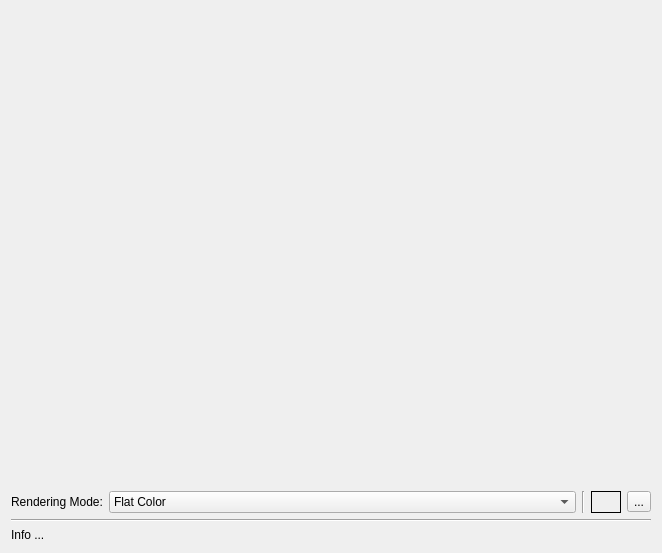
<?xml version="1.0" encoding="UTF-8"?>
<ui version="4.0">
 <class>GLModelViewer</class>
 <widget class="QWidget" name="GLModelViewer">
  <property name="geometry">
   <rect>
    <x>0</x>
    <y>0</y>
    <width>662</width>
    <height>553</height>
   </rect>
  </property>
  <property name="minimumSize">
   <size>
    <width>662</width>
    <height>553</height>
   </size>
  </property>
  <property name="windowTitle">
   <string>Model Viewer</string>
  </property>
  <layout class="QVBoxLayout" name="verticalLayout">
   <item>
    <widget class="QtModelViewerWidget" name="modelViewer" native="true">
     <property name="sizePolicy">
      <sizepolicy hsizetype="Expanding" vsizetype="Expanding">
       <horstretch>0</horstretch>
       <verstretch>0</verstretch>
      </sizepolicy>
     </property>
    </widget>
   </item>
   <item>
    <layout class="QHBoxLayout" name="horizontalLayout_2">
     <property name="spacing">
      <number>-1</number>
     </property>
     <property name="topMargin">
      <number>0</number>
     </property>
     <item>
      <widget class="QLabel" name="label">
       <property name="text">
        <string>Rendering Mode:</string>
       </property>
      </widget>
     </item>
     <item>
      <widget class="QComboBox" name="renderModeComboBox">
       <property name="sizePolicy">
        <sizepolicy hsizetype="Expanding" vsizetype="Fixed">
         <horstretch>0</horstretch>
         <verstretch>0</verstretch>
        </sizepolicy>
       </property>
       <item>
        <property name="text">
         <string>Flat Color</string>
        </property>
       </item>
       <item>
        <property name="text">
         <string>Per-Vertex Color</string>
        </property>
       </item>
       <item>
        <property name="text">
         <string>Texture Color</string>
        </property>
       </item>
       <item>
        <property name="text">
         <string>Shaded: Flat Color</string>
        </property>
       </item>
       <item>
        <property name="text">
         <string>Shaded: Per-Vertex Color</string>
        </property>
       </item>
       <item>
        <property name="text">
         <string>Shaded: Texture Color</string>
        </property>
       </item>
       <item>
        <property name="text">
         <string>Analyze: Vertex as Color</string>
        </property>
       </item>
       <item>
        <property name="text">
         <string>Analyze: Normals as Color</string>
        </property>
       </item>
       <item>
        <property name="text">
         <string>Analyze: Texture Coords as Color</string>
        </property>
       </item>
       <item>
        <property name="text">
         <string>Analyze: Alternate Texture Coords as Color</string>
        </property>
       </item>
      </widget>
     </item>
     <item>
      <widget class="Line" name="line_2">
       <property name="orientation">
        <enum>Qt::Vertical</enum>
       </property>
      </widget>
     </item>
     <item>
      <widget class="QLabel" name="flatColorLabel">
       <property name="sizePolicy">
        <sizepolicy hsizetype="Minimum" vsizetype="Preferred">
         <horstretch>0</horstretch>
         <verstretch>0</verstretch>
        </sizepolicy>
       </property>
       <property name="minimumSize">
        <size>
         <width>30</width>
         <height>0</height>
        </size>
       </property>
       <property name="frameShape">
        <enum>QFrame::Box</enum>
       </property>
       <property name="text">
        <string/>
       </property>
      </widget>
     </item>
     <item>
      <widget class="QToolButton" name="selectFlatColorButton">
       <property name="text">
        <string>...</string>
       </property>
      </widget>
     </item>
    </layout>
   </item>
   <item>
    <widget class="Line" name="line">
     <property name="orientation">
      <enum>Qt::Horizontal</enum>
     </property>
    </widget>
   </item>
   <item>
    <layout class="QHBoxLayout" name="horizontalLayout">
     <item>
      <widget class="QLabel" name="statusLabel">
       <property name="sizePolicy">
        <sizepolicy hsizetype="Expanding" vsizetype="Preferred">
         <horstretch>0</horstretch>
         <verstretch>0</verstretch>
        </sizepolicy>
       </property>
       <property name="text">
        <string>Info ...</string>
       </property>
      </widget>
     </item>
    </layout>
   </item>
  </layout>
 </widget>
 <customwidgets>
  <customwidget>
   <class>QtModelViewerWidget</class>
   <extends>QWidget</extends>
   <header>edu.uwstout.berriers.PSHelper.UILogic</header>
   <container>1</container>
  </customwidget>
 </customwidgets>
 <resources/>
 <connections/>
</ui>
